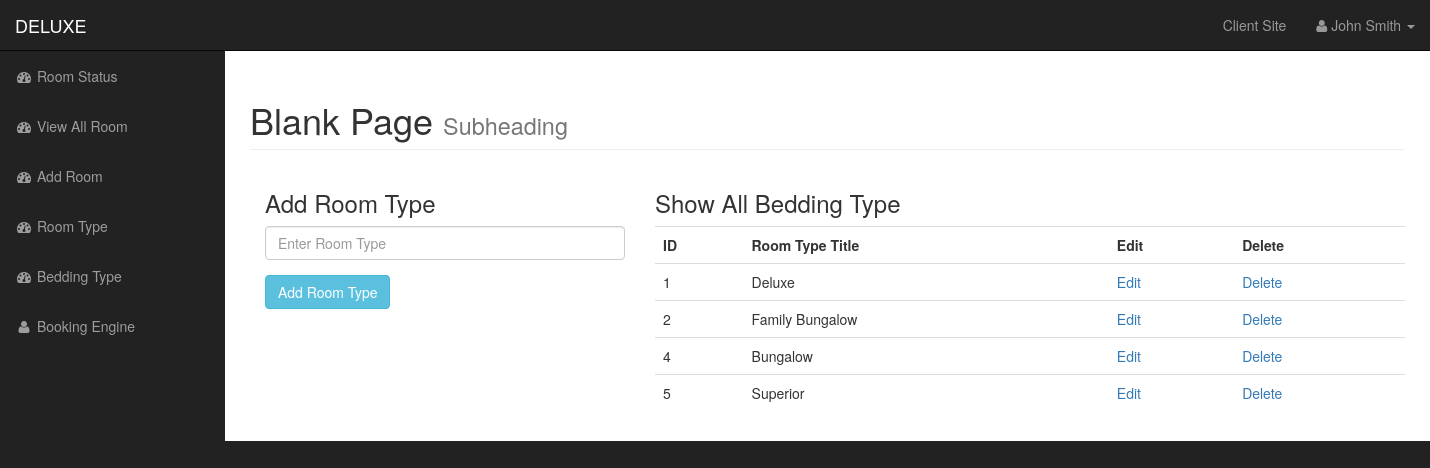
Page /admin/setting.php?source=room_type on the committed database.
### tables this page shows
CREATE TABLE `room_type` (
  `room_type_id` int(11) NOT NULL,
  `room_type_title` varchar(255) NOT NULL
);

### admin/include_admin/room_type.php (the view, shortened to what this page needs)
<div class="container">
	<div class="row">
		<div class="col-md-4">
			<h3>Add Room Type</h3>
			<form action="" method="post">
				<div class="form-group">
					<input type="text" class="form-control" placeholder="Enter Room Type" name="room_type_title">
				</div>
				<div class="form-group">
					<input type="submit" class="btn btn-info" value="Add Room Type" name="add_room_type">
				</div>
			</form>
		</div>
		<div class="col-md-8">
			<h3>Show All Bedding Type</h3>
			<table class="table">
				<tr>
					<th>ID</th>
					<th>Room Type Title</th>
					<th>Edit</th>
					<th>Delete</th>
				</tr>
				<?php
				$query = "SELECT * FROM room_type";
				$result = mysqli_query($connect,$query);
				while ($row = mysqli_fetch_assoc($result)) {
					$room_type_id =  $row['room_type_id'];
					$room_type_title = $row['room_type_title'];
		echo "<tr>";
			echo "<td>$room_type_id</td>";
			echo "<td>$room_type_title</td>";
			echo "<td><a href='setting.php?source=room_type&edit_room_type=$room_type_id'>Edit</a></td>";
			echo "<td><a href='setting.php?source=room_type&delete_room_type=$room_type_id'>Delete</a></td>";
		echo "</tr>";
				}
				?>
			</table>
		</div>
	</div>
</div>

### admin/css/sb-admin.css (style rules this page uses)
body { margin-top: 100px; background-color: #222; }
@media (min-width:768px) { body { margin-top: 50px; } }

### rows in the picture
room_type: room_type_id "1", room_type_title "Deluxe"
room_type: room_type_id "2", room_type_title "Family Bungalow"
room_type: room_type_id "4", room_type_title "Bungalow"
room_type: room_type_id "5", room_type_title "Superior"
